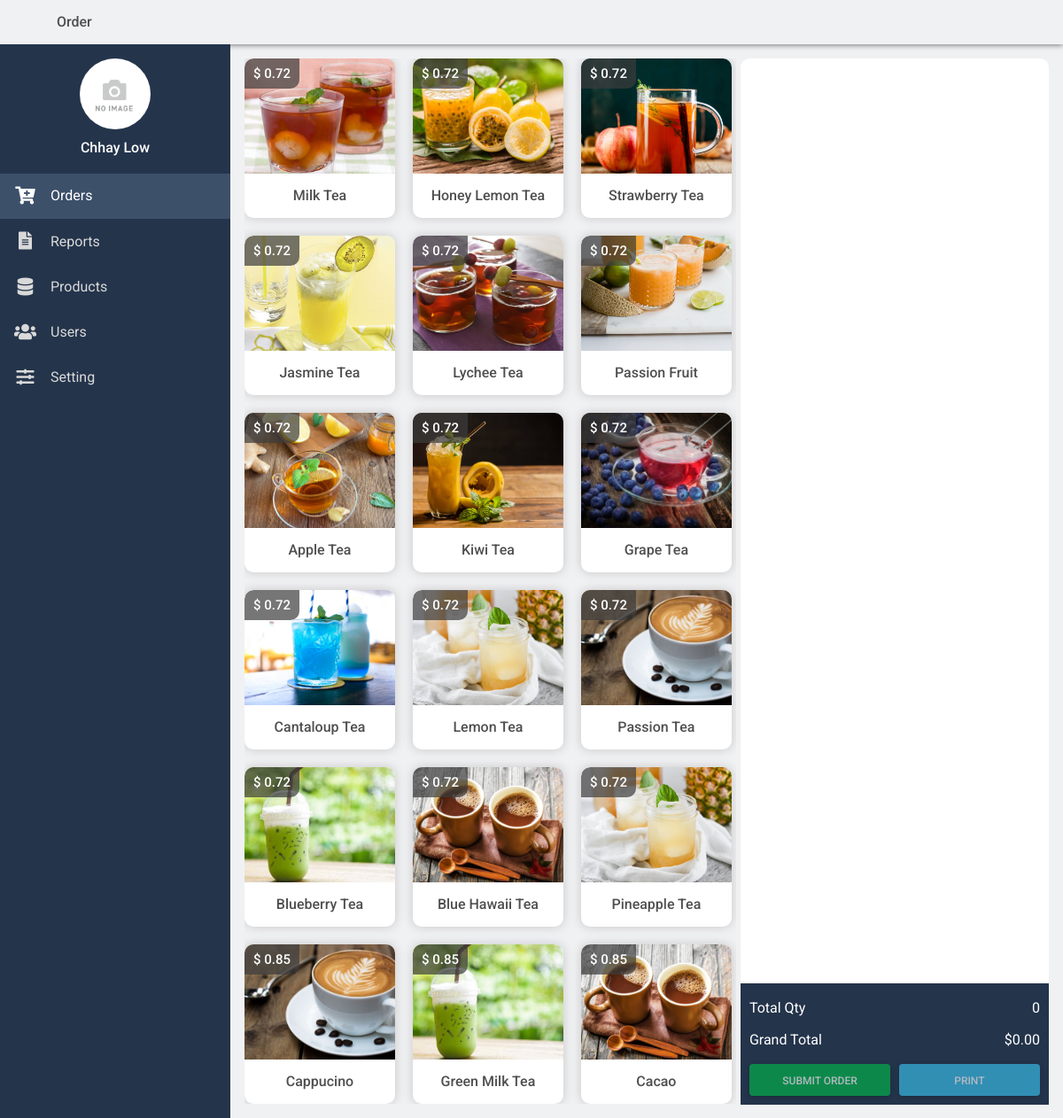
The page /pages/sale.php (signed in) on the database its author committed.
### tables this page shows
CREATE TABLE `data_product`  (
  `id` int(11) NOT NULL AUTO_INCREMENT,
  `product_code` varchar(50) NOT NULL,
  `product_name` varchar(255) NOT NULL,
  `product_price` double NULL DEFAULT NULL,
  `product_image` varchar(255) NULL DEFAULT NULL,
  `is_deleted` tinyint(4) NULL DEFAULT 0,
  `created_at` datetime(0) NULL DEFAULT current_timestamp(0),
  PRIMARY KEY (`id`, `product_code`) USING BTREE,
  UNIQUE INDEX `id`(`id`, `product_code`) USING BTREE
);

### config.php (called while the page is built, shortened)
<?php
$root = "http://localhost/application/order_system/";

### components.php (the view, shortened to what this page needs)
<?php
class ApplicationComponent
{
    static function ComProductDisplay($id, $productName, $productPrice, $productImage)
    {
        include('config.php');
        $image = $productImage ?? "$root/images/no_image.png";
        $price = '$ ' . number_format($productPrice, 2, '.', ',');
        echo "
                <div class='product product_item' data-id='$id' data-product-name='$productName' data-product-price='$productPrice', data-product-image='$productImage'>
                    <div class='product-image'>
                        <img src='$root$image'
                            alt=''>
                        <div class='product-price'>
                            <h6>$price</h6>
                        </div>
                    </div>
                    <div class='product-name'>
                        <h6>$productName</h6>
                    </div>
                </div>
        ";
    }
}

### pages/sale.php (shortened to what this page needs)
<?php
include('../config.php');
include('../functions.php');
include('../menu-sidebar.php');
?>
<html lang="en">
<head>
    <link rel="stylesheet" href="../assets/css/default.css">
    <link rel="stylesheet" href="../assets/css/sale.css">
</head>
<body>
    <div id="bodyContent">
        <div class="wrap-main-header justify-content-between">
            <div class="left-side d-flex align-items-center">
                <span id="btn_toggle_sidebar" class="cursor-pointer"><i class="far fa-bars"></i></span>
                <h6 class="app-bar-name">Order</h6>
            </div>
        </div>
        <div class="wrap-main">
            <div class="sidebar" id="ui_sidebar">
                <div class="avatar_wrap" id="avatar_wrap">
                    <div class="avatar_logo">
                        <img
                            src="<?php echo empty($_SESSION['image']) ? '../images/no_image.png' :  $_SESSION['image']; ?>">
                    </div>
                    <h6 class="mt-2"><?php echo $_SESSION['fullname'] ?></h6>
                </div>
                <?php
                $menu = new MenuSidebar();
                $menu->Display("sale");
                ?>
            </div>
            <div class="wrap-content-main">
                <div class="sale-wrap" id="saleProductOrder">
                    <div class="product-scroll-controller">
                        <?php
                        $query = "SELECT id, product_name, product_price, product_image, is_deleted FROM data_product WHERE is_deleted = 0";
                        $result =  $dbConn->query($query);
                        if ($result) {
                            if ($result->num_rows > 0) {
                                echo '<div class="product-wrap">';
                                include('../components.php');
                                $appCom = new ApplicationComponent();
                                while ($row = $result->fetch_assoc()) {
                                    $id = $row['id'];
                                    $product_name = $row['product_name'];
                                    $product_price = $row['product_price'];
                                    $product_image = $row['product_image'];
                                    $appCom->ComProductDisplay($id, $product_name, $product_price, $product_image);
                                }
                                echo '</div>';
                            }
                        }
                        ?>
                    </div>
                    <div class="sale-order-wrap">
                        <form action="" method="POST" id="formSubmitOrder">
                            <div class="sale-product-order" id="saleOrderItem">
                            </div>
                            <div class="sale-order-summary">
                                <div class="total-summary">
                                    <div class="data-summary">
                                        <span class="label">Total Qty</span>
                                        <span class="label" id="totalSaleOrderQuantity">0</span>
                                    </div>
                                    <div class="data-summary">
                                        <span class="label">Grand Total</span>
                                        <span class="label" id="grandTotalSaleOrder">$0.00</span>
                                    </div>
                                    <div class="sale-order-action">
                                        <button name="submitOrder" class="btn btn-success" id="btnSubmitOrder"
                                            disabled>Submit
                                            Order</button>
                                        <button type="button" id="btnPrintOrder" class="btn btn-info"
                                            disabled>Print</button>
                                    </div>
                                </div>
                            </div>
                        </form>
                    </div>
                </div>
            </div>
        </div>
    </div>
</body>
</html>

### menu-sidebar.php (shortened to what this page needs)
<?php
class MenuSidebar
{
    public function Display($current_menu)
    {
        include('config.php');
        $menu = '<div class="menu-sidebar-wrap">
                        <a href="' . $root . '/pages/sale.php" class="menu-a-link ' . ($current_menu == "sale" ? 'active' : '') . '">
                            <i class="fas fa-cart-plus"></i>
                            <li>
                                Orders
                            </li>
                        </a>
<a href="' . $root . '/pages/report.php" class="menu-a-link ' . ($current_menu == "report" ? 'active' : '') . '">
    <i class="fas fa-file-alt"></i>
    <li>
        Reports
    </li>
</a>
<a href="' . $root . '/pages/product.php" class="menu-a-link ' . ($current_menu == "product" ? 'active' : '') . '">
    <i class="fas fa-database"></i>
    <li>
        Products
    </li>
</a>
<a href="' . $root . '/pages/user.php" class="menu-a-link ' . ($current_menu == "user" ? 'active' : '') . '">
    <i class="fas fa-users"></i>
    <li>
        Users
    </li>
</a>
<a href="' . $root . '/pages/setting.php" class="menu-a-link ' . ($current_menu == "setting" ? 'active' : '') . '">
    <i class="fas fa-sliders-h"></i>
    <li>
        Setting
    </li>
</a>
</div>';
        echo $menu;
    }
}

### assets/css/default.css (style rules this page uses)
.cursor-pointer { cursor: pointer; }
html, body { width: 100%; height: 100%; background-color: #f0f1f3; overflow: hidden; }
* { padding: 0; margin: 0; font-family: 'Roboto', sans-serif,'Khmer OS Siemreap'; }
a { color: initial; text-decoration: none; }
h1, h2, h3, h4, h5, h6, p { margin-bottom: 0; white-space: nowrap; line-height: inherit; }
.wrap-main { height: calc(100% - 50px); width: 100%; display: flex; }
.app-bar-name { margin-left: 1rem; }
.wrap-content-main { padding: 1rem; width: calc(100% - 260px); overflow: auto; }

### assets/css/sale.css (style rules this page uses)
.sale-wrap { width: 100%; height: 100%; display: flex; }
.sale-order-wrap { border-radius: 10px; width: 350px; padding: 10px; background:white; }
.product-scroll-controller { overflow-x: hidden; overflow-y: auto; width: calc(100% - 350px); padding-right: 5px; margin-right: 5px; }
.product-wrap { display: grid; grid-gap: 20px; grid-template-columns: 1fr 1fr 1fr; }
.product { cursor: pointer; background: white; border-radius: 10px; height: 180px; box-shadow: 0px 0px 11px 1px #cdcdcd; position: relative; }
.product .product-image { position: relative; height: 130px; border-radius: 10px 10px 0px 0px; overflow: hidden; }
.product .product-price { position: absolute; top: 0; left: 0; background: #3c3c3cb3; padding: 5px 10px; color: white; border-radius: 10px 0px 10px 0px; }
.product .product-price h6 { font-size: 15px !important; }
.product .product-image img { width: 100%; height: 100%; object-fit: cover; }
.product .product-name { height: calc( 100% - 130px); display: flex; align-items: center; justify-content: center; }
.sale-product-order { height: calc(100% - 126px); overflow-x: hidden; overflow-y: auto; }
.sale-order-summary { background-color: #24344b; margin: 0 -10px -10px -10px; padding: 10px; }
.total-summary .data-summary { color: white; display: flex; align-items: center; justify-content: space-between; padding: 5px 0; font-size: 16px; }
.sale-order-action { margin-top: 10px; display: flex; align-items: center; justify-content: center; }
.sale-order-action button { width: 50%; }

### assets/css/sidebar.css (style rules this page uses)
li { list-style-type: none; }
.sidebar { z-index: 1050; width: 260px; background-color: #24344b; height: 100%; color: white; position: static; overflow-x: hidden; overflow-y: auto; }
.wrap-main-header { z-index: 1050; height: 50px; width: 100%; box-shadow: 0px 1px 6px 0px rgb(0, 0, 0, 0.5); display: flex; align-items: center; padding: 0 2rem; }
.avatar_wrap { padding: 1rem; width: 100%; display: flex; overflow: hidden; flex-direction: column; align-items: center; }
.avatar_logo { width: 80px; height: 80px; border-radius: 50%; overflow: hidden; }
.avatar_logo img { width: 100%; height: 100%; object-fit: cover; }
.menu-a-link.active { background: #3d506a; color: white; }
.menu-a-link { display: flex; color: #d9d9d9; align-items: center; justify-content: left; padding: 0.8rem 1rem; }
.menu-a-link i { margin-right: 1rem; font-size: 20px; width: 25px; text-align: center; }
#btn_toggle_sidebar { line-height: 1 !important; }

### rows shown on the page
data_product: product_image (picture), product_price "$ 0.72", product_name "Milk Tea"
data_product: product_image (picture), product_price "$ 0.72", product_name "Honey Lemon Tea"
data_product: product_image (picture), product_price "$ 0.72", product_name "Strawberry Tea"
data_product: product_image (picture), product_price "$ 0.72", product_name "Jasmine Tea"
data_product: product_image (picture), product_price "$ 0.72", product_name "Lychee Tea"
data_product: product_image (picture), product_price "$ 0.72", product_name "Passion Fruit"
data_product: product_image (picture), product_price "$ 0.72", product_name "Apple Tea"
data_product: product_image (picture), product_price "$ 0.72", product_name "Kiwi Tea"
data_product: product_image (picture), product_price "$ 0.72", product_name "Grape Tea"
data_product: product_image (picture), product_price "$ 0.72", product_name "Cantaloup Tea"
data_product: product_image (picture), product_price "$ 0.72", product_name "Lemon Tea"
data_product: product_image (picture), product_price "$ 0.72", product_name "Passion Tea"
data_product: product_image (picture), product_price "$ 0.72", product_name "Blueberry Tea"
data_product: product_image (picture), product_price "$ 0.72", product_name "Blue Hawaii Tea"
data_product: product_image (picture), product_price "$ 0.72", product_name "Pineapple Tea"
data_product: product_image (picture), product_price "$ 0.85", product_name "Cappucino"
data_product: product_image (picture), product_price "$ 0.85", product_name "Green Milk Tea"
data_product: product_image (picture), product_price "$ 0.85", product_name "Cacao"

### other values the page prints
$_SESSION['fullname'] "Chhay Low"
